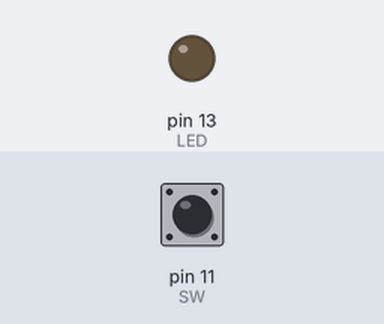
This sketch was run on a simulated Arduino Uno, built with avr-gcc and run on an emulated ATmega328P. Shown: output pins drawn as LEDs (lit = HIGH). Inputs (shaded band) come from the test bench; at power-on: pin 11 (SW) LOW.

Above: at 1.2 s.
1.3 s: pin 11 (SW) pulled HIGH for 0.15 s
At 2.1 s:
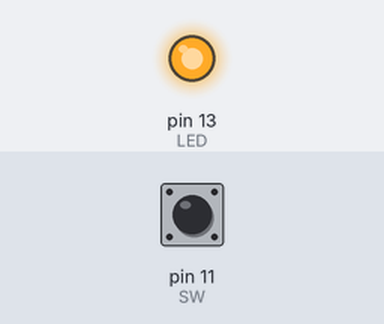
2.9 s: pin 11 (SW) pulled HIGH for 1 s
At 4.6 s:
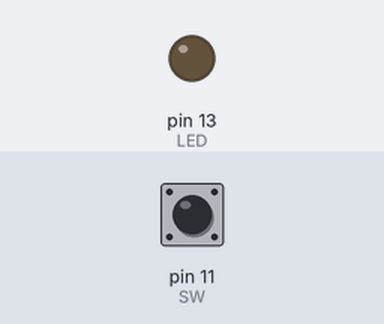
5.4 s: pin 11 (SW) pulled HIGH for 3.2 s
At 9.4 s:
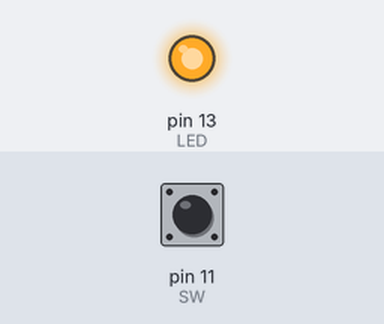
Timing chart, 0 to 10.9 s (numbered marks = the images above; inputs shaded):
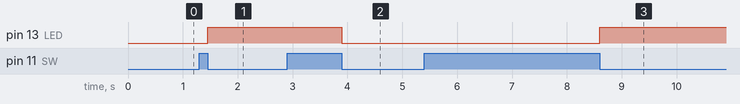

Measured:
- after the input at 1.3 s, pin 13 (LED): LOW → HIGH after 0.15 s
- after the input at 2.9 s, pin 13 (LED): HIGH → LOW after 1.0 s
- after the input at 5.4 s, pin 13 (LED): LOW → HIGH after 3.2 s

The sketch:

Day2Exercise2.ino
```cpp
#include<Arduino.h>

const int SW = 11;
const int LED = 13;
const int DEBOUNCE_DELAY = 50;
const int DEBOUNCE_RELEASE_DELAY = 50;
bool toggle = false;

void setup() {
    pinMode(SW, INPUT);
    pinMode(LED, OUTPUT);
}

void loop() {
    if (digitalRead(SW) == HIGH) {
        delay(DEBOUNCE_DELAY);

        if (digitalRead(SW) == HIGH) {
            toggle = !toggle;

            // Wait for button release
            while (digitalRead(SW) == HIGH) {
                delay(DEBOUNCE_RELEASE_DELAY);
            }
        }
    }

    if (toggle) {
        digitalWrite(LED, HIGH);
    } else {
        digitalWrite(LED, LOW);
    }
}
```
